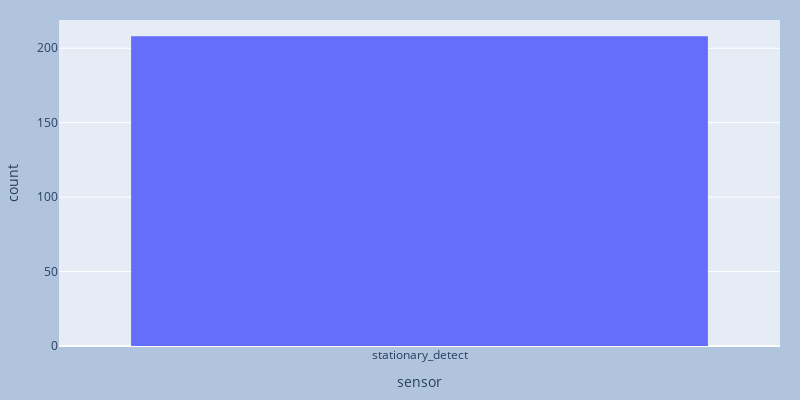
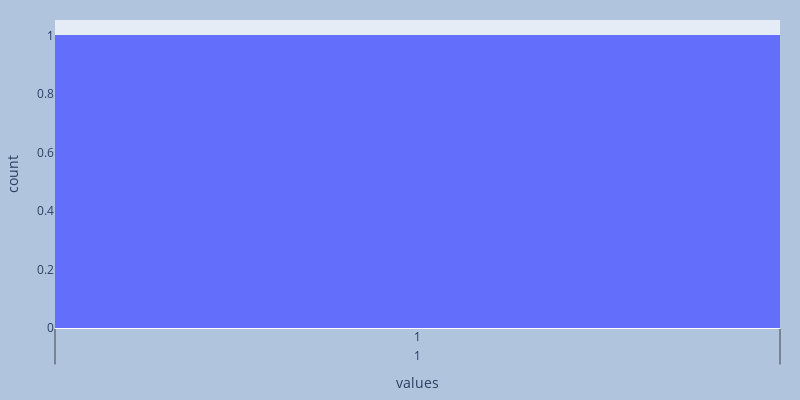

Notebook code cell kept with these figures, in order:
### Code cell
fig = px.histogram(data_df, x="sensor",
                 width=800, height=400)

fig.update_layout(
    margin=dict(l=20, r=20, t=20, b=20),
    paper_bgcolor="LightSteelBlue",
)

fig.show()
fig = px.histogram(data_df, x="values",
                 width=800, height=400)

fig.update_layout(
    margin=dict(l=20, r=20, t=20, b=20),
    paper_bgcolor="LightSteelBlue",
)
fig.show()

### Figure 1 — Plotly figure (JSON) as saved in the notebook; plotly's stock layout.template omitted (floating-point values rounded to 4 significant figures; data arrays with more than 128 entries replaced by an {"elided": "..."} marker saying what was removed)
{"data": [{"alignmentgroup": "True", "bingroup": "x", "hovertemplate": "sensor=%{x}<br>count=%{y}<extra></extra>", "legendgroup": "", "marker": {"color": "#636efa"}, "name": "", "offsetgroup": "", "orientation": "v", "showlegend": false, "type": "histogram", "x": {"elided": "208 str values"}, "xaxis": "x", "yaxis": "y"}], "layout": {"barmode": "relative", "height": 400, "legend": {"tracegroupgap": 0}, "margin": {"b": 20, "l": 20, "r": 20, "t": 20}, "paper_bgcolor": "LightSteelBlue", "width": 800, "xaxis": {"anchor": "y", "domain": [0, 1], "title": {"text": "sensor"}}, "yaxis": {"anchor": "x", "domain": [0, 1], "title": {"text": "count"}}}}

### Figure 2 — Plotly figure (JSON) as saved in the notebook; plotly's stock layout.template omitted (floating-point values rounded to 4 significant figures; data arrays with more than 128 entries replaced by an {"elided": "..."} marker saying what was removed)
{"data": [{"alignmentgroup": "True", "bingroup": "x", "hovertemplate": "values=%{x}<br>count=%{y}<extra></extra>", "legendgroup": "", "marker": {"color": "#636efa"}, "name": "", "offsetgroup": "", "orientation": "v", "showlegend": false, "type": "histogram", "x": {"elided": "208x1 int values"}, "xaxis": "x", "yaxis": "y"}], "layout": {"barmode": "relative", "height": 400, "legend": {"tracegroupgap": 0}, "margin": {"b": 20, "l": 20, "r": 20, "t": 20}, "paper_bgcolor": "LightSteelBlue", "width": 800, "xaxis": {"anchor": "y", "domain": [0, 1], "title": {"text": "values"}}, "yaxis": {"anchor": "x", "domain": [0, 1], "title": {"text": "count"}}}}
